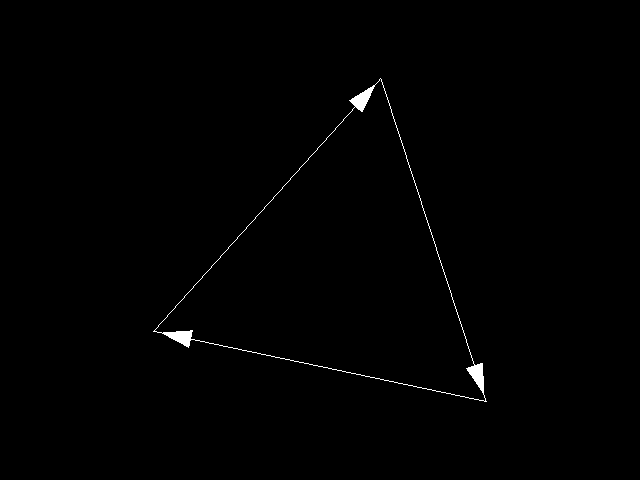

This figure's Python source:
#!/usr/bin/env python

# Visualize a directed graph with edge arrows. The graph is laid out with a
# Simple2D strategy, then arrow glyphs are placed near each edge endpoint
# using vtkGlyph3D on the edge glyph output of vtkGraphToPolyData.

# Factory overrides: importing these modules registers the OpenGL rendering
# and interaction style implementations for vtkRenderingCore factory classes.
import vtkmodules.vtkInteractionStyle  # noqa: F401
import vtkmodules.vtkRenderingOpenGL2  # noqa: F401

# VTK pipeline classes used in this example
from vtkmodules.vtkCommonDataModel import vtkMutableDirectedGraph
from vtkmodules.vtkFiltersCore import vtkGlyph3D
from vtkmodules.vtkFiltersSources import (
    vtkGlyphSource2D,
    vtkGraphToPolyData,
)
from vtkmodules.vtkInfovisLayout import (
    vtkGraphLayout,
    vtkSimple2DLayoutStrategy,
)
from vtkmodules.vtkRenderingCore import (
    vtkActor,
    vtkPolyDataMapper,
    vtkRenderWindow,
    vtkRenderWindowInteractor,
    vtkRenderer,
)

# Graph: three vertices forming a directed cycle
graph = vtkMutableDirectedGraph()
v1 = graph.AddVertex()
v2 = graph.AddVertex()
v3 = graph.AddVertex()
graph.AddEdge(v1, v2)
graph.AddEdge(v2, v3)
graph.AddEdge(v3, v1)

# Filter: layout the graph with a Simple2D strategy
graph_layout = vtkGraphLayout()
graph_layout.SetInputData(graph)
layout_strategy = vtkSimple2DLayoutStrategy()
graph_layout.SetLayoutStrategy(layout_strategy)

# Filter: convert graph to polydata for rendering (edges + edge glyph output)
graph_to_poly = vtkGraphToPolyData()
graph_to_poly.SetInputConnection(graph_layout.GetOutputPort())
graph_to_poly.EdgeGlyphOutputOn()
graph_to_poly.SetEdgeGlyphPosition(0.98)

# Mapper: map edge lines to graphics primitives
edge_mapper = vtkPolyDataMapper()
edge_mapper.SetInputConnection(graph_to_poly.GetOutputPort())
edge_mapper.ScalarVisibilityOff()

# Actor: assign the edge geometry
edge_actor = vtkActor()
edge_actor.SetMapper(edge_mapper)

# Arrow glyphs: place edge arrows near the endpoints
arrow_source = vtkGlyphSource2D()
arrow_source.SetGlyphTypeToEdgeArrow()
arrow_source.SetScale(0.1)
arrow_source.Update()

arrow_glyph = vtkGlyph3D()
arrow_glyph.SetInputConnection(0, graph_to_poly.GetOutputPort(1))
arrow_glyph.SetInputConnection(1, arrow_source.GetOutputPort())

arrow_mapper = vtkPolyDataMapper()
arrow_mapper.SetInputConnection(arrow_glyph.GetOutputPort())

arrow_actor = vtkActor()
arrow_actor.SetMapper(arrow_mapper)

# Renderer: assemble the scene
renderer = vtkRenderer()
renderer.AddActor(edge_actor)
renderer.AddActor(arrow_actor)

# Render window: display the rendered scene
render_window = vtkRenderWindow()
render_window.AddRenderer(renderer)
render_window.SetWindowName("visualize directed graph")
render_window.SetMultiSamples(0)
render_window.SetSize(640, 480)

# Interactor: handle mouse and keyboard events
render_window_interactor = vtkRenderWindowInteractor()
render_window_interactor.SetRenderWindow(render_window)

# Scene: reset camera
renderer.ResetCamera()

# Start: launch the interactive visualization
render_window_interactor.Initialize()
render_window_interactor.Start()
